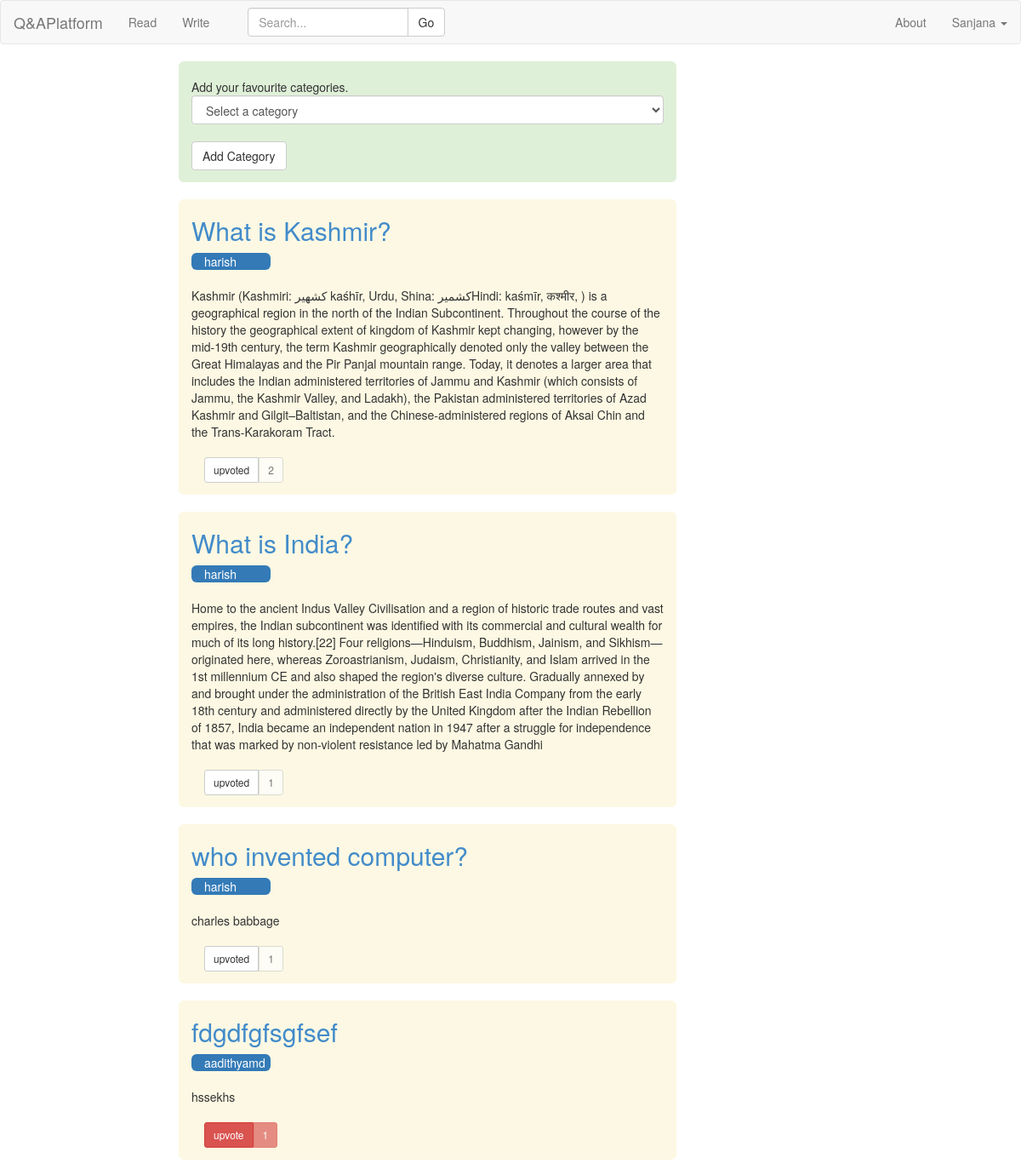
Before: /read/ (signed in, upper part) with the older database file.
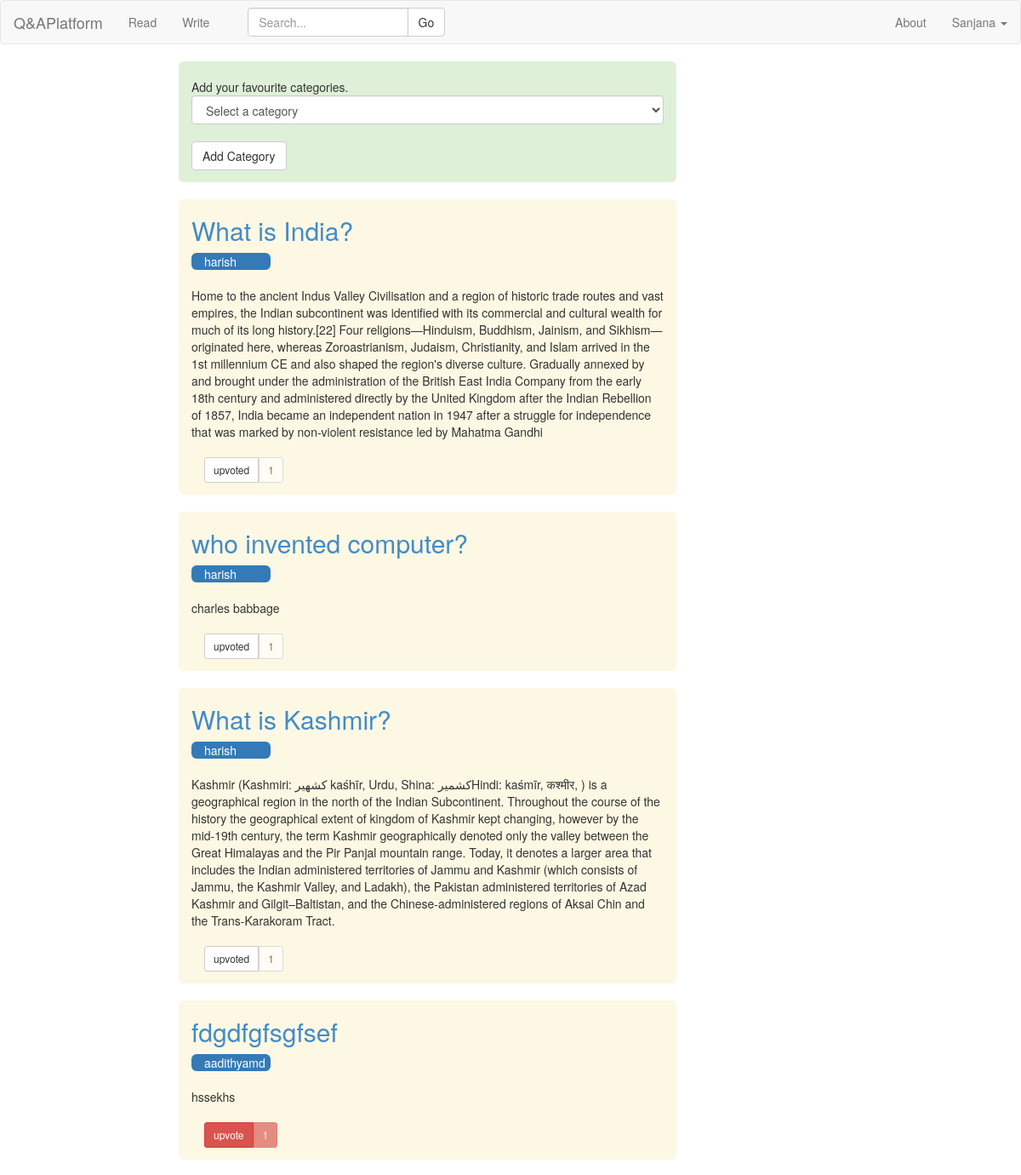
After: the same page with the newer database file.
### QA/models.py (models this page shows)
class Answer(models.Model):
	answer_text = models.TextField(blank=False,null=True)
	timestamp = models.DateTimeField(auto_now_add=True, auto_now=False)
	question = models.ForeignKey(Question)
	author = models.ForeignKey(Customuser)
	upvotes = models.IntegerField(default=0)
	faculty_upvote = models.IntegerField(default=0)
	verify = models.BooleanField(default=False)
	def __unicode__(self):
		return self.answer_text

class Question(models.Model):
	question_text = models.TextField(blank=False,null=True)
	follow = models.IntegerField(default=0)
	author = models.ForeignKey(Customuser)
	upload = models.FileField(upload_to='uploads/%Y/%m/%d/',blank=True,null=True) #if null is true then NULL is set if no value
	timestamp = models.DateTimeField(auto_now_add=True, auto_now=False)# but in forms, set blank=True,form can be left.
	updated = models.DateTimeField(auto_now_add=False, auto_now=True)
	category1 = models.ForeignKey(Categories,blank=True,null=True,related_name='category1')
	category2 = models.ForeignKey(Categories,blank=True,null=True,related_name='category2')
	category3 = models.ForeignKey(Categories,blank=True,null=True,related_name='category3')
	category4 = models.ForeignKey(Categories,blank=True,null=True,related_name='category4')
	class Meta:
		ordering = ['follow','-timestamp']
	def __unicode__(self):
		return self.question_text

### QA/views.py (the view)
# urls.py: url(r'^read/$', QA.views.read ,name='read'),
@login_required
def read(request):
	if request.user.is_superuser:
		return HttpResponseRedirect('/accounts/login')
	question_id = 2
	answer_id = 2
	answer = Answer.objects.get(pk = answer_id)
	current_users_upvoted_content = Upvote.objects.filter(upvoted_user=request.user)
	current_users_upvoted_answers = []
	for i in current_users_upvoted_content:
		current_users_upvoted_answers.append(i.answer)
	Cuser = Customuser.objects.get(username=request.user.username)
	print Cuser
	c=Categories.objects.all()
	if request.method == 'POST' and (request.POST.get("submit","") == "upvote" or request.POST.get("submit","") == "upvoted"):
		answer_id = request.POST.get("answer_id","")
		answer = Answer.objects.get(pk=answer_id)
		if Upvote.objects.filter(upvoted_user=Cuser,answer=answer).exists():
			up = Upvote.objects.get(upvoted_user=Cuser,answer=answer)
			up.delete()
			answer.upvotes-=1
			if request.user.is_staff:
				answer.faculty_upvote-=1
			answer.save()
		else:
			vote = Upvote(upvoted_user=Cuser,answer=answer,question=answer.question)
			answer.upvotes+=1
			if request.user.is_staff:
				answer.faculty_upvote+=1
			answer.save()
			vote.save()
		return HttpResponseRedirect('/read')
	if request.POST:
		print request.POST
		if Cuser.category is None:
			a = []
			a.append(int(request.POST.get("category","")))
		else:
			a = ast.literal_eval(Cuser.category)
			b = []
			b.append(int(request.POST.get("category","")))
			a= list(set(a)|set(b))
		Cuser.category = str(a)
		Cuser.save()
	if Cuser.category != None:
		categorylistofuser = ast.literal_eval(Cuser.category)
	else :
		categorylistofuser = []
	Qobjects = []
	for i in categorylistofuser:
		Qobjects += (Question.objects.filter(Q(Q(category1=i) |Q(category2=i)|Q(category3=i)|Q(category4=i))))
	Aobjects = []
	for i in Qobjects:
		Aobjects += Answer.objects.filter(question=i)
	LatestAobjects = []
	onesecond = timedelta(seconds=1)
	for i in Aobjects:
		if (i.timestamp-Cuser.last_login) > onesecond:
			LatestAobjects.append(i)
	LatestAobjects = list(set(LatestAobjects))
	print "Latest Questions"
	LatestQobjects = []
	for i in Qobjects:
		if (i.timestamp-Cuser.last_login) > onesecond:
			LatestQobjects.append(i)
	LatestQobjects = list(set(LatestQobjects))
	print "Latest new Answers in upvoted answer's question"
	Uobjects = Upvote.objects.filter(upvoted_user=Cuser)
	QofUobjects = []
	AofUobjects = []
	for i in Uobjects:
		QofUobjects.append(i.question)
		AofUobjects.append(i.answer)
	print QofUobjects
	othersAofUobjects = []
	otherAofUobjects  = []
	for i in QofUobjects:
		otherAofUobjects += Answer.objects.filter(question=i)
	for i in otherAofUobjects:
		if i not in AofUobjects:
			 othersAofUobjects.append(i)
	print othersAofUobjects
	LatestothersAofUobjects = []
	onesecond = timedelta(seconds=1)
	for i in othersAofUobjects:
		if (i.timestamp-Cuser.last_login) > onesecond:
			LatestothersAofUobjects.append(i)
	LatestothersAofUobjects = list(set(LatestothersAofUobjects))
	print "listing all answers by upvote order"
	JustAobjects = Answer.objects.all().order_by('-upvotes')
	return render(request,'read.html',{"check_upvoted_already":current_users_upvoted_answers,"LatestAobjectslist":LatestAobjects,"LatestQobjectslist":LatestQobjects,
		"LatestothersAofUobjectslist":LatestothersAofUobjects,"categorylist":c,"JustAobjectslist":JustAobjects})

### QA/models.py (called while the page is built)
	def __str__(self):
		return self.username

### broadcasts/context_processors.py (called while the page is built)
def broadcast_message(request):
    return {"broadcast_message": BroadcastMessage.objects.latest()}

### broadcasts/managers.py (called while the page is built)
    def active(self):
        return super(BroadcastManager, self).filter(is_published=True)

    def current(self):
        return self.active().filter(end_time__gte=datetime.now()).filter(
            Q(Q(start_time__lte=datetime.now()) | Q(start_time=None)))

    def latest(self):
        try:
            return self.current().order_by("end_time")[0]
        except IndexError:
            return None

### QA/templates/read.html (shortened to what this page needs)
{% extends 'base.html' %}
{% load crispy_forms_tags %}
{% block read_container %}
<div class="container">
    <div class="row">
        <div class="col-md-6 col-md-offset-2 bg-success img-rounded">
            <br>
            <form action="" method="POST">
            Add your favourite categories.
            <select class="select form-control" id="id_category" name="category">
            <option value="0" selected="selected">Select a category</option>
            </select><br>
            <input class='btn btn-default' type='submit' value='Add Category'/>
            </form>
        </div>
    </div>
{%for answer in JustAobjectslist %}
<br>
<div class="row">
  <div class="col-md-6 bg-warning img-rounded col-md-offset-2">
    <a href="/write/{{answer.question.pk}}"><h2>{{answer.question}}</h2></a>
    <div class="col-xs-2 col-sm-2 bg-primary img-rounded">
    {{answer.author}}
    </div>
    <br>
    <br>
    {{answer}}<br><br>
<div class="col-md-3 ">
    <form method='POST' action=''>
          {% if answer in check_upvoted_already  %}
          <div class="btn-group">
            <input type="submit" name='submit' class="btn btn-default btn-sm " value='upvoted'/>
            <button type="button" class="btn btn-default btn-sm disabled ">{{answer.upvotes}}</button>
          </div>
          {% else %}
          <div class="btn-group">
            <input class='btn btn-danger btn-sm' name='submit' type='submit' value='upvote'/>
            <button class="btn btn-danger btn-sm disabled">{{answer.upvotes}}</button>
          </div>
          {% endif %}
    </form>
</div>
</div>
</div>
{%endfor%}
</div>
{% endblock %}

Changed rows visible on the page:
changed Answer "What is Kashmir?": upvotes "2" → "1"; moves down the list
